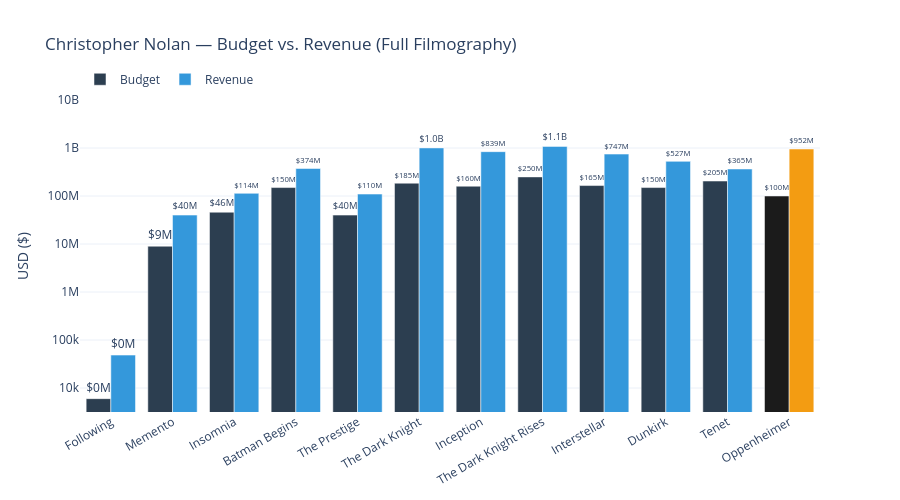

Notebook code cell kept with this figure:
### Code cell
# --- Chart: Nolan's Budget vs Revenue over time ---
fig = go.Figure()

# Color Oppenheimer differently
bar_colors_budget = [
    COLORS["oppenheimer"] if t == "Oppenheimer" else COLORS["nolan"]
    for t in nolan["title"]
]
bar_colors_revenue = [
    "#F39C12" if t == "Oppenheimer" else COLORS["nolan_accent"]
    for t in nolan["title"]
]

fig.add_trace(go.Bar(
    x=nolan["title"], y=nolan["budget"],
    name="Budget", marker_color=bar_colors_budget,
    text=nolan["budget"].apply(fmt_millions), textposition="outside",
))
fig.add_trace(go.Bar(
    x=nolan["title"], y=nolan["revenue"],
    name="Revenue", marker_color=bar_colors_revenue,
    text=nolan["revenue"].apply(fmt_millions), textposition="outside",
))

fig.update_layout(
    title="Christopher Nolan — Budget vs. Revenue (Full Filmography)",
    height=500, barmode="group",
    template="plotly_white",
    yaxis_title="USD ($)",
    yaxis_type="log",
    yaxis_range=[3.5, 10],  # $3K to $10B range on log scale
    legend=dict(orientation="h", yanchor="bottom", y=1.02),
    xaxis_tickangle=-30,
)
fig.show()

### Figure 1 — Plotly figure (JSON) as saved in the notebook; plotly's stock layout.template omitted (floating-point values rounded to 4 significant figures)
{"data": [{"marker": {"color": ["#2C3E50", "#2C3E50", "#2C3E50", "#2C3E50", "#2C3E50", "#2C3E50", "#2C3E50", "#2C3E50", "#2C3E50", "#2C3E50", "#2C3E50", "#1B1B1B"]}, "name": "Budget", "text": ["$0M", "$9M", "$46M", "$150M", "$40M", "$185M", "$160M", "$250M", "$165M", "$150M", "$205M", "$100M"], "textposition": "outside", "type": "bar", "x": ["Following", "Memento", "Insomnia", "Batman Begins", "The Prestige", "The Dark Knight", "Inception", "The Dark Knight Rises", "Interstellar", "Dunkirk", "Tenet", "Oppenheimer"], "y": [6000, 9000000, 46000000, 150000000, 40000000, 185000000, 160000000, 250000000, 165000000, 150000000, 205000000, 100000000]}, {"marker": {"color": ["#3498DB", "#3498DB", "#3498DB", "#3498DB", "#3498DB", "#3498DB", "#3498DB", "#3498DB", "#3498DB", "#3498DB", "#3498DB", "#F39C12"]}, "name": "Revenue", "text": ["$0M", "$40M", "$114M", "$374M", "$110M", "$1.0B", "$839M", "$1.1B", "$747M", "$527M", "$365M", "$952M"], "textposition": "outside", "type": "bar", "x": ["Following", "Memento", "Insomnia", "Batman Begins", "The Prestige", "The Dark Knight", "Inception", "The Dark Knight Rises", "Interstellar", "Dunkirk", "Tenet", "Oppenheimer"], "y": [48482, 40047236, 113714830, 374218673, 109676311, 1004558444, 839030630, 1081041287, 746606706, 527000000, 365304105, 952000000]}], "layout": {"barmode": "group", "height": 500, "legend": {"orientation": "h", "y": 1.02, "yanchor": "bottom"}, "title": {"text": "Christopher Nolan — Budget vs. Revenue (Full Filmography)"}, "xaxis": {"tickangle": -30}, "yaxis": {"range": [3.5, 10], "title": {"text": "USD ($)"}, "type": "log"}}}
